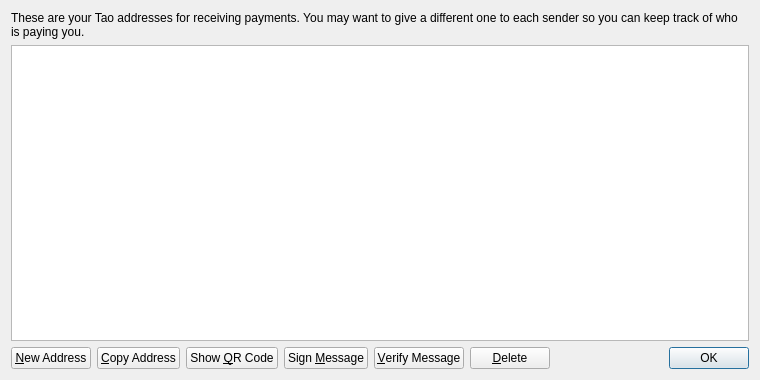
<?xml version="1.0" encoding="UTF-8"?>
<ui version="4.0">
 <class>AddressBookPage</class>
 <widget class="QWidget" name="AddressBookPage">
  <property name="geometry">
   <rect>
    <x>0</x>
    <y>0</y>
    <width>760</width>
    <height>380</height>
   </rect>
  </property>
  <property name="windowTitle">
   <string>Address Book</string>
  </property>
  <layout class="QVBoxLayout" name="verticalLayout">
   <item>
    <widget class="QLabel" name="labelExplanation">
     <property name="text">
      <string>These are your Tao addresses for receiving payments. You may want to give a different one to each sender so you can keep track of who is paying you.</string>
     </property>
     <property name="textFormat">
      <enum>Qt::PlainText</enum>
     </property>
     <property name="wordWrap">
      <bool>true</bool>
     </property>
    </widget>
   </item>
   <item>
    <widget class="QTableView" name="tableView">
     <property name="contextMenuPolicy">
      <enum>Qt::CustomContextMenu</enum>
     </property>
     <property name="toolTip">
      <string>Double-click to edit address or label</string>
     </property>
     <property name="tabKeyNavigation">
      <bool>false</bool>
     </property>
     <property name="selectionMode">
      <enum>QAbstractItemView::SingleSelection</enum>
     </property>
     <property name="selectionBehavior">
      <enum>QAbstractItemView::SelectRows</enum>
     </property>
     <property name="sortingEnabled">
      <bool>true</bool>
     </property>
     <attribute name="verticalHeaderVisible">
      <bool>false</bool>
     </attribute>
    </widget>
   </item>
   <item>
    <layout class="QHBoxLayout" name="horizontalLayout">
     <item>
      <widget class="QPushButton" name="newAddressButton">
       <property name="toolTip">
        <string>Create a new address</string>
       </property>
       <property name="text">
        <string>&amp;New Address</string>
       </property>
      </widget>
     </item>
     <item>
      <widget class="QPushButton" name="copyToClipboard">
       <property name="toolTip">
        <string>Copy the currently selected address to the system clipboard</string>
       </property>
       <property name="text">
        <string>&amp;Copy Address</string>
       </property>
      </widget>
     </item>
     <item>
      <widget class="QPushButton" name="showQRCode">
       <property name="text">
        <string>Show &amp;QR Code</string>
       </property>
      </widget>
     </item>
     <item>
      <widget class="QPushButton" name="signMessage">
       <property name="toolTip">
        <string>Sign a message to prove you own a Tao address</string>
       </property>
       <property name="text">
        <string>Sign &amp;Message</string>
       </property>
      </widget>
     </item>
     <item>
      <widget class="QPushButton" name="verifyMessage">
       <property name="toolTip">
        <string>Verify a message to ensure it was signed with a specified Tao address</string>
       </property>
       <property name="text">
        <string>&amp;Verify Message</string>
       </property>
      </widget>
     </item>
     <item>
      <widget class="QPushButton" name="deleteButton">
       <property name="toolTip">
        <string>Delete the currently selected address from the list</string>
       </property>
       <property name="text">
        <string>&amp;Delete</string>
       </property>
      </widget>
     </item>
     <item>
      <spacer name="horizontalSpacer">
       <property name="orientation">
        <enum>Qt::Horizontal</enum>
       </property>
       <property name="sizeHint" stdset="0">
        <size>
         <width>40</width>
         <height>20</height>
        </size>
       </property>
      </spacer>
     </item>
     <item>
      <widget class="QDialogButtonBox" name="buttonBox">
       <property name="sizePolicy">
        <sizepolicy hsizetype="Maximum" vsizetype="Fixed">
         <horstretch>0</horstretch>
         <verstretch>0</verstretch>
        </sizepolicy>
       </property>
       <property name="standardButtons">
        <set>QDialogButtonBox::Ok</set>
       </property>
      </widget>
     </item>
    </layout>
   </item>
  </layout>
 </widget>
 <resources>
  <include location="../bitcoin.qrc"/>
 </resources>
 <connections/>
</ui>
